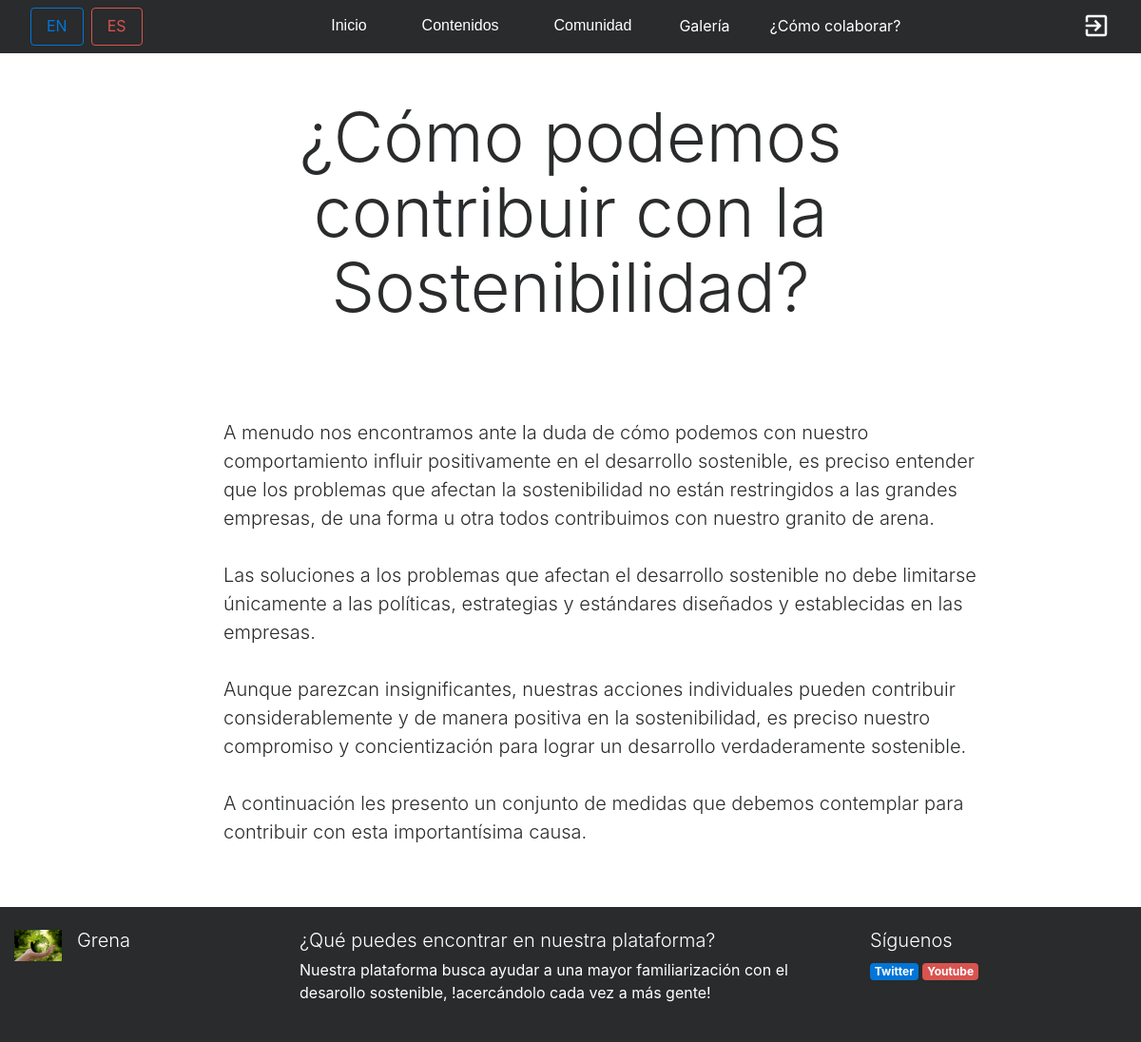
Screenshot of /index.php?controller=comocolaborar&action=showall with the database file from the repository.
### tables this page shows
CREATE TABLE IF NOT EXISTS COMOCOLABORAR(
		ID_COMOCOL INT(10) AUTO_INCREMENT,
		TITULO VARCHAR(255) NOT NULL,
		DESCRIPCION VARCHAR(7000) NOT NULL,
		CONSTRAINT PK_COMOCOLABORAR PRIMARY KEY(ID_COMOCOL)

	);

### core/ViewManager.php (called while the page is built, shortened)
<?php
class ViewManager {
	private $variables = array();
	public function setVariable($varname, $value, $flash=false) {
		$this->variables[$varname] = $value;
	}
	public function getVariable($varname, $default=NULL) {
		if (!isset($this->variables[$varname])) {
			return $default;
		}
		return $this->variables[$varname];
	}
	public function render($controller, $viewname) {
		include(__DIR__."/../view/$controller/$viewname.php");
	}
	private static $viewmanager_singleton = NULL;
	public static function getInstance() {
		if (self::$viewmanager_singleton == null) {
			self::$viewmanager_singleton = new ViewManager();
		}
		return self::$viewmanager_singleton;
	}
}

### controller/ComocolaborarController.php (called while the page is built, shortened)
<?php
require_once(__DIR__."/../model/Comocolaborar.php");
require_once(__DIR__."/../model/ComocolaborarMapper.php");
require_once(__DIR__."/../core/ViewManager.php");
class ComocolaborarController extends BaseController {
	private $comocolaborarMapper;
	public function __construct() {
		$this->comocolaborarMapper = new ComocolaborarMapper();
	}
	public function showAll() {
		try{
		$comocolaborar = $this->comocolaborarMapper->findAll();
		$comocolaborarr=array_reverse($comocolaborar);
		$this->view->setVariable("comocolaborar", $comocolaborarr);
		$this->view->render("colaborar", "comocolaborar");
	}
	catch(Exception $ex){
		$this->view->popFlashF();
		header("Location: index.php?controller=noticias&action=index");
	}
	}
}

### index.php (called while the page is built, shortened)
<?php
function run() {
	try {
		$controller = loadController($_GET["controller"]);
		$actionName = $_GET["action"];
		$controller->$actionName();
	} catch(Exception $ex) {
		die("An exception occured!!!!!".$ex->getMessage());
	}
}
function loadController($controllerName) {
	return new $controllerClassName();
}
run();
?>

### model/Comocolaborar.php (called while the page is built, shortened)
<?php
class Comocolaborar {
	private $titulo;
	private $descripcion;
	public function __construct($id=NULL,  $titulo=NULL, $descripcion=NULL) {
		$this->titulo = $titulo;
		$this->descripcion = $descripcion;
	}
	public function getTitulo() {
		return $this->titulo;
	}
	public function getDescripcion() {
		return $this->descripcion;
	}
}

### model/ComocolaborarMapper.php (called while the page is built, shortened)
<?php
require_once(__DIR__."/../core/PDOConnection.php");
require_once(__DIR__."/../model/Comocolaborar.php");
class ComocolaborarMapper {
	private $db;
	public function __construct() {
		$this->db = PDOConnection::getInstance();
	}
	public function findAll() {
		$stmt = $this->db->query("SELECT * FROM COMOCOLABORAR");
		$comocolaborar_db = $stmt->fetchAll(PDO::FETCH_ASSOC);
		$comocolaborararr = array();
		foreach ($comocolaborar_db as $comocolaborar) {
			array_push($comocolaborararr, new Comocolaborar($comocolaborar["ID_COMOCOL"], $comocolaborar["TITULO"],$comocolaborar["DESCRIPCION"]));
		}
		return $comocolaborararr;
	}
	}

### core/PDOConnection.php (called while the page is built)
<?php
class PDOConnection {
	private static $dbhost = "127.0.0.1";
	private static $dbname = "GRENA";
	private static $dbuser = "grena";
	private static $dbpass = "grena21";
	private static $db_singleton = null;
	public static function getInstance() {
		if (self::$db_singleton == null) {
			self::$db_singleton = new PDO(
			"mysql:host=".self::$dbhost.";dbname=".self::$dbname.";charset=utf8",
			self::$dbuser,
			self::$dbpass,
			array(
				PDO::ATTR_EMULATE_PREPARES => false,
				PDO::ATTR_ERRMODE => PDO::ERRMODE_EXCEPTION
			)
		);
	}
	return self::$db_singleton;
}
}
?>

### view/colaborar/comocolaborar.php (the view, shortened to what this page needs)
<?php
require_once(__DIR__."/../../core/ViewManager.php");
$view = ViewManager::getInstance();
$contenido= $view->getVariable("comocolaborar");
?>
<div class="container my-5 w-75 ">
<h1 class="display-3 titulovideos "><?= $contenido[0]->getTitulo() ?></h1>
<div class="row d-flex  align-items-center  ">
          <div class="col-md-12  align-items-center mt-5">
          <p class="lead textovideos"><?=nl2br( $contenido[0]->getDescripcion()) ?></p>
        </div>
          </div>
</div>

### rows the page displays
comocolaborar: TITULO "¿Cómo podemos contribuir con la Sostenibilidad?", DESCRIPCION "A menudo nos encontramos ante la duda de cómo podemos con nuestro comportamiento influir positivamente en el desarrollo sostenible, es preciso entender que los problemas que afectan la sostenibilidad no están restringidos a las grandes empresas, de una forma u otra todos contribuimos con nuestro granito de arena. Las soluciones a los problemas que afectan el desarrollo sostenible no debe limitarse únicamente a las políticas, estrategias y estándares diseñados y establecidas en las empresas. Aunque parezcan insignificantes, nuestras acciones individuales pueden contribuir considerablemente y de manera positiva en la sostenibilidad, es preciso nuestro compromiso y concientización para lograr…"

### other values shown
i18n("Inicio") "Inicio"
i18n("Contenidos") "Contenidos"
i18n("Comunidad") "Comunidad"
i18n("Galería") "Galería"
i18n("¿Cómo colaborar?") "¿Cómo colaborar?"
i18n("¿Qué puedes encontrar en nuestra plataforma?") "¿Qué puedes encontrar en nuestra plataforma?"
